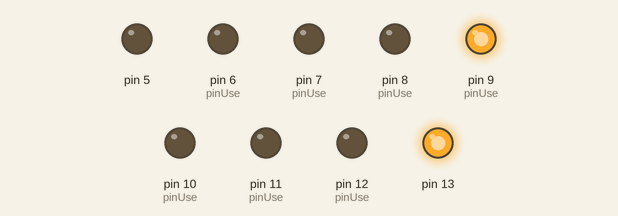
Simulated run of this sketch. Board: Arduino Uno, built with avr-gcc and run on an emulated ATmega328P. Parts: output pins drawn as LEDs (lit = HIGH).

Above: at 0.5 s.
At 3.5 s:
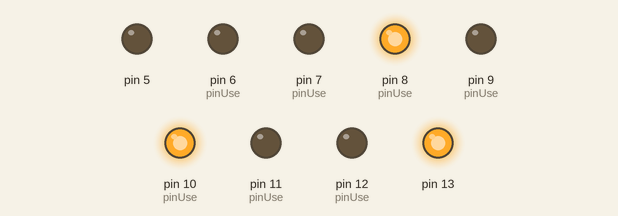
At 5.5 s:
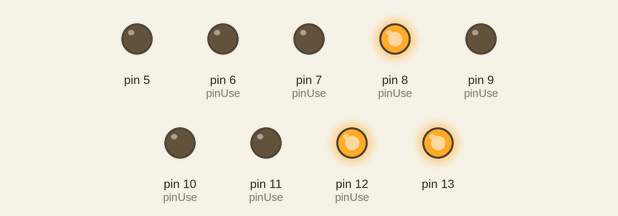
At 7.5 s:
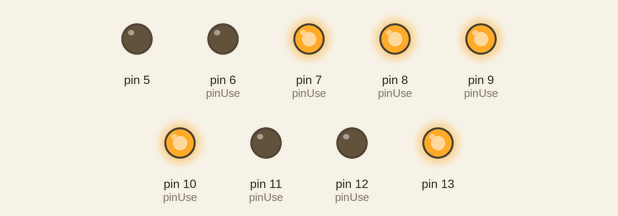
At 10.5 s:
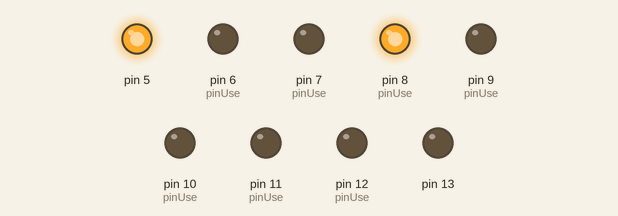
At 14.5 s:
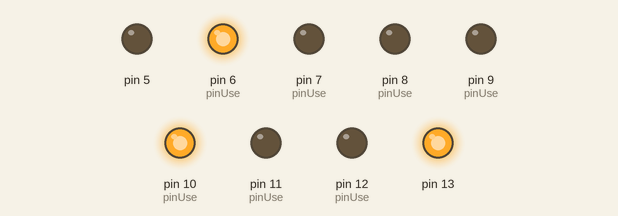
Timing chart, 0 to 15.6 s (numbered marks = the images above):
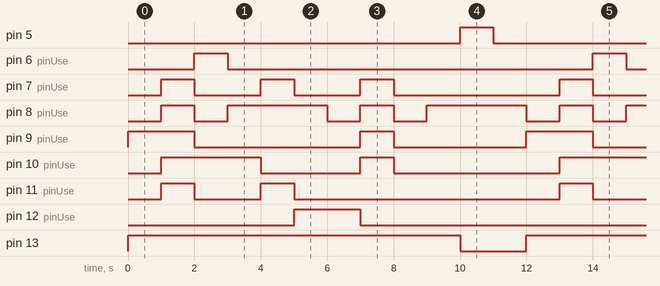

The sketch:

Numbers.ino
```cpp
void pin(int pin,bool state,bool Display = false,int Time = 0){
  if(state>2){
    Serial.println("not exist pin state 2 or pin greater than 13");
  }else{
    pinMode(pin,OUTPUT);
    switch(state){
      case 0:
        if(Time!=0){
          if(Display){
            digitalWrite(pin,HIGH);
            delay(Time);
            digitalWrite(pin,LOW);
          }else{
            digitalWrite(pin,LOW);
            delay(Time);
            digitalWrite(pin,HIGH);
          }
        }else{
          if(Display){
            digitalWrite(pin,HIGH);
          }else{
            digitalWrite(pin,LOW);
          }
        }
      break;
      case 1:
        if(Time!=0){
          if(Display){
            digitalWrite(pin,LOW);
            delay(Time);
            digitalWrite(pin,HIGH);
            delay(Time);
          }else{
            digitalWrite(pin,HIGH);
            delay(Time);
            digitalWrite(pin,LOW);
            delay(Time);
          }
        }else{
          if(Display){
            digitalWrite(pin,LOW);
          }else{
            digitalWrite(pin,HIGH);
          }
        }
        break;
    }
  }
}
int num(int num,int Delay = 0){
  const int pinUse[] = {12,11,10,9,8,7,6};
  switch(num){
    case 0:
      pin(pinUse[0],1,true);
      pin(pinUse[1],1,true);
      pin(pinUse[2],1,true);
      pin(pinUse[3],0,true);
      pin(pinUse[4],1,true);
      pin(pinUse[5],1,true);
      pin(pinUse[6],1,true);
    break;
    case 1:
      pin(pinUse[0],1,true);
      pin(pinUse[1],0,true);
      pin(pinUse[2],0,true);
      pin(pinUse[3],0,true);
      pin(pinUse[4],0,true);
      pin(pinUse[5],0,true);
      pin(pinUse[6],1,true);
    break;
    case 2:
      pin(pinUse[0],1,true);
      pin(pinUse[1],1,true);
      pin(pinUse[2],0,true);
      pin(pinUse[3],1,true);
      pin(pinUse[4],1,true);
      pin(pinUse[5],1,true);
      pin(pinUse[6],0,true);
    break;
    case 3:
      pin(pinUse[0],1,true);
      pin(pinUse[1],1,true);
      pin(pinUse[2],0,true);
      pin(pinUse[3],1,true);
      pin(pinUse[4],0,true);
      pin(pinUse[5],1,true);
      pin(pinUse[6],1,true);
    break;
    case 4:
      pin(pinUse[0],1,true);
      pin(pinUse[1],0,true);
      pin(pinUse[2],1,true);
      pin(pinUse[3],1,true);
      pin(pinUse[4],0,true);
      pin(pinUse[5],0,true);
      pin(pinUse[6],1,true);
    break;
    case 5:
      pin(pinUse[0],0,true);
      pin(pinUse[1],1,true);
      pin(pinUse[2],1,true);
      pin(pinUse[3],1,true);
      pin(pinUse[4],0,true);
      pin(pinUse[5],1,true);
      pin(pinUse[6],1,true);
    break;
    case 6:
      pin(pinUse[0],0,true);
      pin(pinUse[1],1,true);
      pin(pinUse[2],1,true);
      pin(pinUse[3],1,true);
      pin(pinUse[4],1,true);
      pin(pinUse[5],1,true);
      pin(pinUse[6],1,true);
    break;
    case 7:
      pin(pinUse[0],1,true);
      pin(pinUse[1],1,true);
      pin(pinUse[2],0,true);
      pin(pinUse[3],0,true);
      pin(pinUse[4],0,true);
      pin(pinUse[5],0,true);
      pin(pinUse[6],1,true);
    break;
    case 8:
      pin(pinUse[0],1,true);
      pin(pinUse[1],1,true);
      pin(pinUse[2],1,true);
      pin(pinUse[3],1,true);
      pin(pinUse[4],1,true);
      pin(pinUse[5],1,true);
      pin(pinUse[6],1,true);
    break;
    case 9:
      pin(pinUse[0],1,true);
      pin(pinUse[1],1,true);
      pin(pinUse[2],1,true);
      pin(pinUse[3],1,true);
      pin(pinUse[4],0,true);
      pin(pinUse[5],1,true);
      pin(pinUse[6],1,true);
    break;
  }
  if(Delay!=0){
    delay(Delay);
  }
}
void setup(){

}

void loop(){
  pin(13,1);
  num(0,1000);
  num(1,1000);
  num(2,1000);
  num(3,1000);
  num(4,1000);
  num(5,1000);
  num(6,1000);
  num(7,1000);
  num(8,1000);
  num(9,1000);
  pin(13,0);
  pin(5,1,false,1000);
}
```

Measured:
- by itself, pin 5, pin 6 (pinUse): alternates HIGH for 1.0 s and LOW for 11.0 s
- by itself, pin 7 (pinUse): repeats every 12.0 s: 2 × (LOW 2.0 s, HIGH 1.0 s), LOW 5.0 s, HIGH 1.0 s
- by itself, pin 8 (pinUse): repeats every 6.0 s: LOW 1.0 s, HIGH 3.0 s, LOW 1.0 s, HIGH 1.0 s
- by itself, pin 9 (pinUse): repeats every 12.0 s: LOW 5.0 s, HIGH 1.0 s, LOW 4.0 s, HIGH 2.0 s
- by itself, pin 10 (pinUse): repeats every 12.0 s: LOW 3.0 s, HIGH 1.0 s, LOW 5.0 s, HIGH 3.0 s
- by itself, pin 11 (pinUse): repeats every 12.0 s: LOW 2.0 s, HIGH 1.0 s, LOW 8.0 s, HIGH 1.0 s
- by itself, pin 12 (pinUse): alternates HIGH for 2.0 s and LOW for 10.0 s
- by itself, pin 13: alternates HIGH for 10.0 s and LOW for 2.0 s
